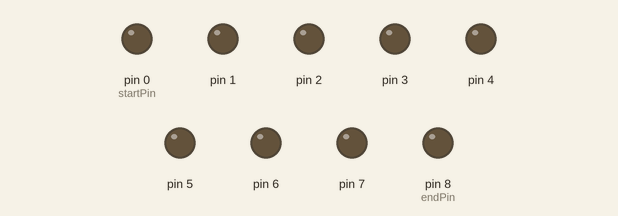
Simulated run of this sketch. Board: Arduino Uno, built with avr-gcc and run on an emulated ATmega328P. On the bench: output pins drawn as LEDs (lit = HIGH).

Above: at 0.6 s.
At 2.25 s:
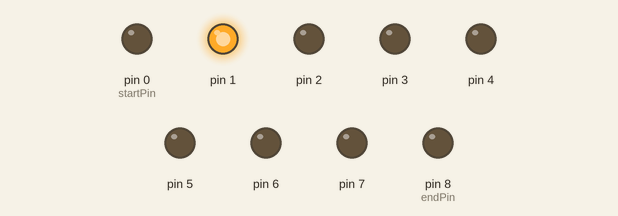
At 2.65 s:
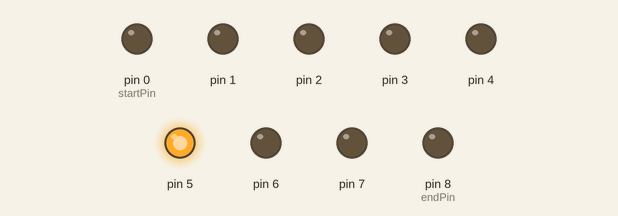
At 3.05 s:
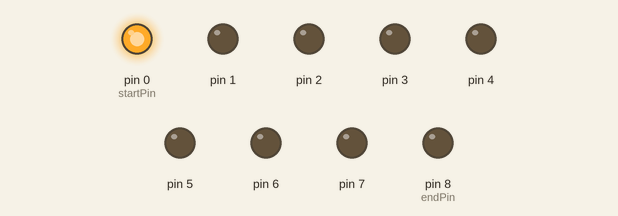
At 5.35 s:
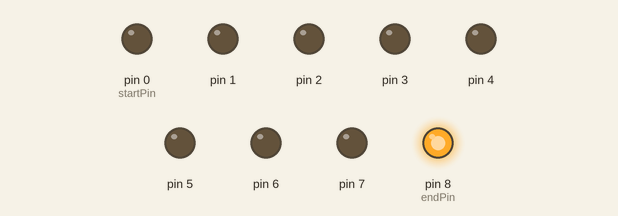
At 7.35 s:
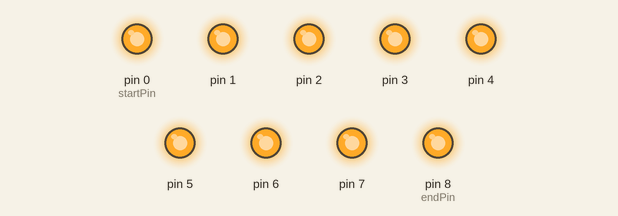
Timing chart, 0 to 8.1 s (numbered marks = the images above):
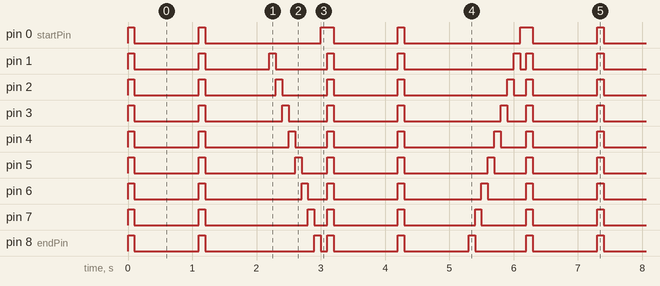

Measured:
- by itself, pin 0 (startPin): repeats every 3.1 s: LOW 1.0 s, HIGH 0.10 s, LOW 1.8 s, HIGH 0.20 s
- by itself, pin 1: repeats every 6.2 s: 2 × (LOW 1.0 s, HIGH 0.10 s), LOW 0.80 s, HIGH 0.10 s, LOW 1.0 s, HIGH 0.10 s, LOW 1.7 s, HIGH 0.10 s, LOW 0.10 s, HIGH 0.10 s
- by itself, pin 8 (endPin): repeats every 6.2 s: LOW 1.0 s, HIGH 0.10 s, LOW 1.7 s, HIGH 0.10 s, LOW 0.10 s, 2 × (HIGH 0.10 s, LOW 1.0 s), HIGH 0.10 s, LOW 0.80 s, HIGH 0.10 s

The sketch:

light.ino
```cpp
const byte startPin = 0;
const byte endPin = 8;
int n;
void setup()
{
  for (byte i = startPin; i<= endPin; i++)
  {
       pinMode(i, OUTPUT);
    }
}

void loop()
{
   byte i=0;
   byte lightPin = startPin;

   for (i=startPin; i<= endPin; i++)
{
      	digitalWrite(i,HIGH);
   }
     		delay (100);
    for (i=startPin; i<= endPin; i++)
{
      	digitalWrite(i,LOW);
   }
     		delay (1000);
  for (i=startPin; i<= endPin; i++)
{
      	digitalWrite(i,HIGH);
   }
     		delay (100);
    for (i=startPin; i<= endPin; i++)
{
      	digitalWrite(i,LOW);
   }
     		delay (1000);
for (i=startPin; i<= endPin; i++)
   {
      	digitalWrite(i,LOW);
			if (lightPin < endPin)
				{
       			lightPin++;
    			}
  			else
    			{
        		lightPin = startPin;
    			}
		digitalWrite(lightPin, HIGH);
  		delay (100);
		}
     for (i=startPin; i<= endPin; i++)
{
      	digitalWrite(i,HIGH);
   }
     		delay (100);
    for (i=startPin; i<= endPin; i++)
{
      	digitalWrite(i,LOW);
   }
     		delay (1000);
  for (i=startPin; i<= endPin; i++)
{
      	digitalWrite(i,HIGH);
   }
     		delay (100);
    for (i=startPin; i<= endPin; i++)
{
      	digitalWrite(i,LOW);
   }
     		delay (1000);
for (n=endPin; n>= startPin; n--)
   {
      	digitalWrite(n,HIGH);
		delay (100);
digitalWrite(n,LOW);

}
}
```
